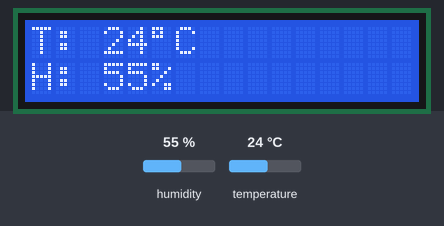
Bench run of a sketch on a simulated Arduino Uno, built with avr-gcc and run on an emulated ATmega328P. Shown: 16×2 character LCD. Inputs (shaded band) come from the test bench; at power-on: humidity 55 %, temperature 24 °C. What the sketch prints to the serial monitor is not drawn.

Above: at 1.2 s.
1.3 s: humidity set to 22 %
At 2.9 s:
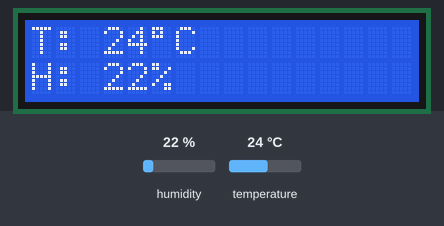
4.0 s: temperature set to 12 °C
At 4.8 s:
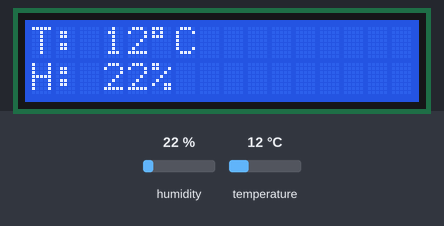
6.7 s: humidity set to 40 %
At 8.6 s:
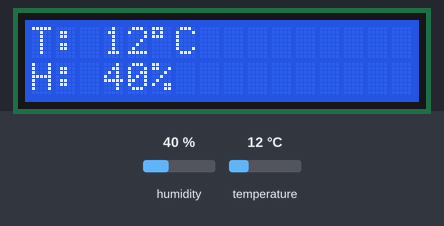
9.7 s: temperature set to 19 °C
At 11.7 s:
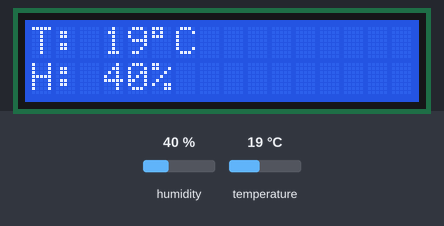
Timing chart, 0 to 13.2 s (numbered marks = the images above; inputs shaded):
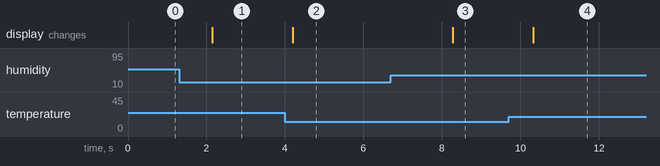

The sketch:

ND14.ino
```cpp
#include <DHT.h>
#include <LiquidCrystal_I2C.h>

DHT dht(4, DHT11);
LiquidCrystal_I2C lcd(0x27, 16, 2);

int lastTemp = -1;
int lastHum = -1;

void setup() {
  Serial.begin(9600);
  dht.begin();
  lcd.init();
  lcd.backlight();
}

void loop() {
  int h = dht.readHumidity();
  int t = dht.readTemperature();

  if (isnan(t) || isnan(h)) return;

  lcd.setCursor(0, 0);
  lcd.print("T: ");
  lcd.print(t);
  lcd.print((char)223);
  lcd.print("C   ");

  lcd.setCursor(0, 1);
  lcd.print("H: ");
  lcd.print(h);
  lcd.print("%   ");

  if (t != lastTemp || h != lastHum) {
    Serial.println("--------------------------");
    Serial.print("Nhiet do: ");
    Serial.print(t);
    Serial.print((char)223);
    Serial.println("C");
    Serial.print("Do am: ");
    Serial.print(h);
    Serial.println("%");
    lastTemp = t;
    lastHum = h;
  }

  delay(2000);
}
```

Measured:
- after the input at 1.3 s, the display: changes after 0.85 s (image 1)
- after the input at 4.0 s, the display: changes after 0.19 s (image 2)
- after the input at 6.7 s, the display: changes after 1.6 s (image 3)
- after the input at 9.7 s, the display: changes after 0.62 s (image 4)
